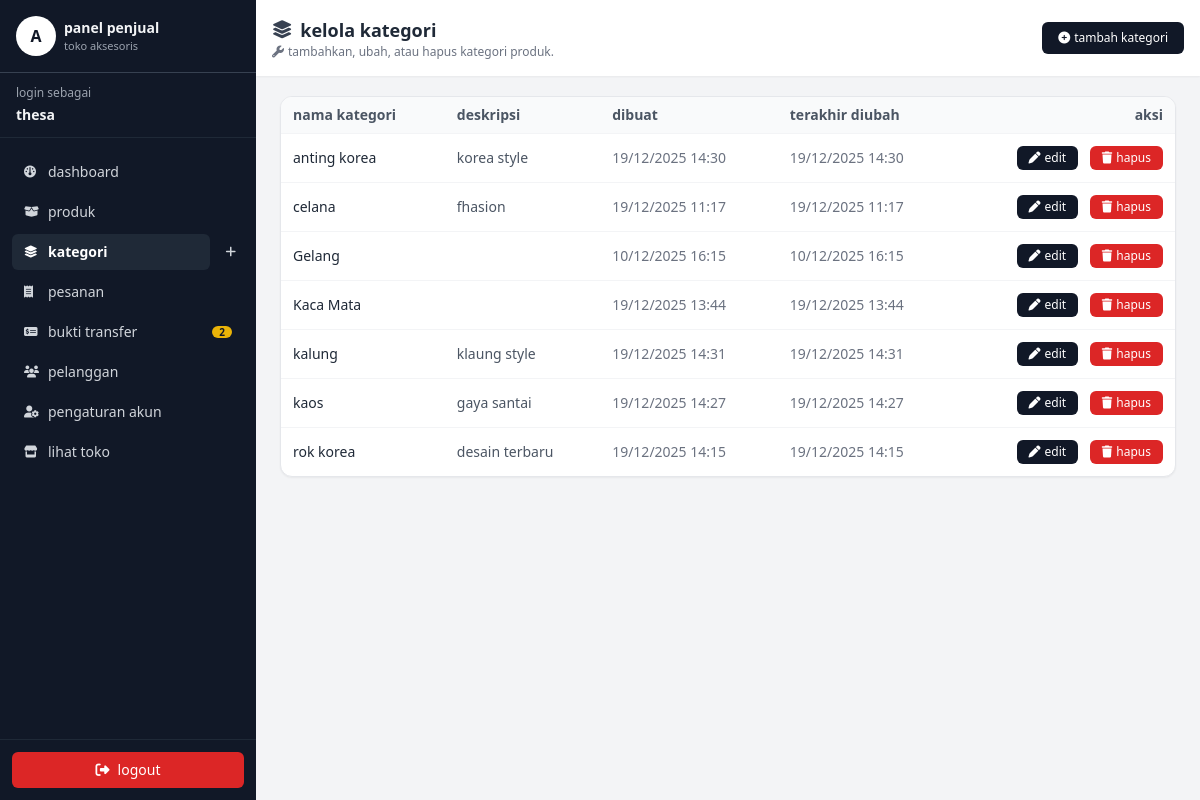
The app's page /penjual/kategori.php (signed in) with its own data.
### tables this page shows
CREATE TABLE `kategori` (
  `id_kategori` int UNSIGNED NOT NULL,
  `nama_kategori` varchar(100) NOT NULL,
  `deskripsi` text,
  `dibuat_pada` datetime NOT NULL DEFAULT CURRENT_TIMESTAMP,
  `diperbarui_pada` datetime NOT NULL DEFAULT CURRENT_TIMESTAMP ON UPDATE CURRENT_TIMESTAMP
);

### penjual/kategori.php (the view, shortened to what this page needs)
<?php
include "../config.php";
$sql = "SELECT id_kategori, nama_kategori, deskripsi, dibuat_pada, diperbarui_pada
        FROM kategori
        ORDER BY nama_kategori ASC";
$q = mysqli_query($koneksi, $sql);
$kategori_list = [];
if ($q && mysqli_num_rows($q) > 0) {
    while ($r = mysqli_fetch_assoc($q)) {
        $kategori_list[] = $r;
    }
}
?>
<!DOCTYPE html>
<html lang="id">
<head>
    <script src="https://cdn.tailwindcss.com"></script>
    <link
        rel="stylesheet"
        href="https://cdnjs.cloudflare.com/ajax/libs/font-awesome/6.5.1/css/all.min.css"
    />
</head>
<body class="bg-gray-100 min-h-screen">
    <div class="flex min-h-screen">
<?php include "sidebar.php"; ?>
<main class="flex-1 pt-[72px]">
<header
    id="mainHeader"
    class="bg-white shadow-sm fixed top-0 left-0 md:left-64 right-0 z-30 transition-all duration-300"
>    <div class="max-w-6xl mx-auto px-4 py-4 flex items-center justify-between">
        <div class="flex items-center gap-3 min-w-0">
            <div class="min-w-0">
                <h1 class="text-base md:text-lg font-semibold text-gray-800 flex items-center gap-2 truncate">
                    <i class="fa-solid fa-layer-group text-gray-700 shrink-0"></i>
                    <span class="truncate">kelola kategori</span>
                </h1>
                <p class="hidden md:flex text-xs text-gray-500 items-center gap-1">
                    <i class="fa-solid fa-wrench text-gray-500"></i>
                    tambahkan, ubah, atau hapus kategori produk.
                </p>
            </div>
        </div>
        <div class="flex items-center gap-2">
            <button
                type="button"
                onclick="openAddModal()"
                class="hidden md:inline-flex items-center gap-1 px-4 py-2 rounded-md bg-gray-900 text-white text-xs font-medium hover:bg-gray-800"
            >
                <i class="fa-solid fa-circle-plus"></i>
                tambah kategori
            </button>
        </div>
    </div>
</header>
            <section class="max-w-6xl mx-auto px-6 py-6">
<div class="hidden md:block bg-white rounded-xl shadow-sm border border-gray-200 overflow-x-auto">
                    <table class="w-full text-sm">
                        <thead class="bg-gray-50">
                            <tr>
                                <th class="px-3 py-2 text-left font-semibold text-gray-600">nama kategori</th>
                                <th class="px-3 py-2 text-left font-semibold text-gray-600">deskripsi</th>
                                <th class="px-3 py-2 text-left font-semibold text-gray-600">dibuat</th>
                                <th class="px-3 py-2 text-left font-semibold text-gray-600">terakhir diubah</th>
                                <th class="px-3 py-2 text-right font-semibold text-gray-600">aksi</th>
                            </tr>
                        </thead>
                        <tbody>
                            <?php if (count($kategori_list) === 0): ?>
                                <tr>
                                    <td colspan="5" class="px-3 py-6 text-center text-xs text-gray-500">
                                        <i class="fa-regular fa-folder-open mr-1"></i>
                                        belum ada kategori. klik "tambah kategori" untuk membuat.
                                    </td>
                                </tr>
                            <?php else: ?>
                                <?php foreach ($kategori_list as $k): ?>
                                    <tr class="border-t border-gray-100 hover:bg-gray-50">
                                        <td class="px-3 py-3 text-gray-800"><?php echo htmlspecialchars($k['nama_kategori']); ?></td>
                                        <td class="px-3 py-3 text-gray-600"><?php echo nl2br(htmlspecialchars($k['deskripsi'])); ?></td>
                                        <td class="px-3 py-3 text-gray-500"><?php echo date('d/m/Y H:i', strtotime($k['dibuat_pada'])); ?></td>
                                        <td class="px-3 py-3 text-gray-500"><?php echo date('d/m/Y H:i', strtotime($k['diperbarui_pada'])); ?></td>
                                        <td class="px-3 py-3 text-right space-x-2">
                                            <button
                                                type="button"
                                                onclick="openEditModal(<?php echo (int)$k['id_kategori']; ?>, '<?php echo htmlspecialchars(addslashes($k['nama_kategori'])); ?>', '<?php echo htmlspecialchars(addslashes($k['deskripsi'])); ?>')"
                                                class="inline-flex items-center gap-1 px-3 py-1 rounded-md bg-gray-900 text-white text-xs hover:bg-gray-800"
                                            >
                                                <i class="fa-solid fa-pen"></i>
                                                edit
                                            </button>
                                            <form method="post" class="inline" onsubmit="return confirm('yakin ingin menghapus kategori ini? Produk yang terkait akan kehilangan kategori.');">
                                                <button type="submit" class="inline-flex items-center gap-1 px-3 py-1 rounded-md bg-red-600 text-white text-xs hover:bg-red-700">
                                                    <i class="fa-solid fa-trash"></i>
                                                    hapus
                                                </button>
                                            </form>
                                        </td>
                                    </tr>
                                <?php endforeach; ?>
                            <?php endif; ?>
                        </tbody>
                    </table>
                </div>
            </section>
        </main>
    </div>
</body>
</html>

### records on screen
kategori: nama_kategori "anting korea", deskripsi "korea style", dibuat_pada "19/12/2025 14:30", diperbarui_pada "19/12/2025 14:30"
kategori: nama_kategori "celana", deskripsi "fhasion", dibuat_pada "19/12/2025 11:17", diperbarui_pada "19/12/2025 11:17"
kategori: nama_kategori "Gelang", dibuat_pada "10/12/2025 16:15", diperbarui_pada "10/12/2025 16:15"
kategori: nama_kategori "Kaca Mata", dibuat_pada "19/12/2025 13:44", diperbarui_pada "19/12/2025 13:44"
kategori: nama_kategori "kalung", deskripsi "klaung style", dibuat_pada "19/12/2025 14:31", diperbarui_pada "19/12/2025 14:31"
kategori: nama_kategori "kaos", deskripsi "gaya santai", dibuat_pada "19/12/2025 14:27", diperbarui_pada "19/12/2025 14:27"
kategori: nama_kategori "rok korea", deskripsi "desain terbaru", dibuat_pada "19/12/2025 14:15", diperbarui_pada "19/12/2025 14:15"

### other values on screen
$nama_penjual "thesa"
$total_bukti_menunggu "2"
